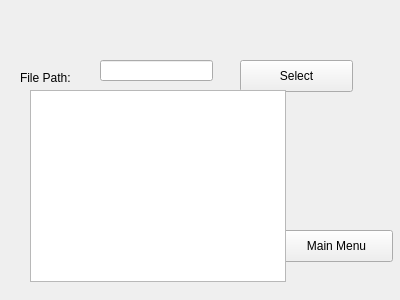
<?xml version="1.0" encoding="UTF-8"?>
<ui version="4.0">
 <class>Widget</class>
 <widget class="QWidget" name="Widget">
  <property name="geometry">
   <rect>
    <x>0</x>
    <y>0</y>
    <width>400</width>
    <height>300</height>
   </rect>
  </property>
  <property name="windowTitle">
   <string>Widget</string>
  </property>
  <widget class="QLineEdit" name="selectedPath">
   <property name="geometry">
    <rect>
     <x>100</x>
     <y>60</y>
     <width>113</width>
     <height>21</height>
    </rect>
   </property>
  </widget>
  <widget class="QPushButton" name="select">
   <property name="geometry">
    <rect>
     <x>240</x>
     <y>60</y>
     <width>113</width>
     <height>32</height>
    </rect>
   </property>
   <property name="text">
    <string>Select</string>
   </property>
  </widget>
  <widget class="QLabel" name="label">
   <property name="geometry">
    <rect>
     <x>20</x>
     <y>70</y>
     <width>60</width>
     <height>16</height>
    </rect>
   </property>
   <property name="text">
    <string>File Path:</string>
   </property>
  </widget>
  <widget class="QPushButton" name="mainMenu">
   <property name="geometry">
    <rect>
     <x>280</x>
     <y>230</y>
     <width>113</width>
     <height>32</height>
    </rect>
   </property>
   <property name="text">
    <string>Main Menu</string>
   </property>
  </widget>
  <widget class="QListWidget" name="displayAddedStudents">
   <property name="geometry">
    <rect>
     <x>30</x>
     <y>90</y>
     <width>256</width>
     <height>192</height>
    </rect>
   </property>
  </widget>
 </widget>
 <layoutdefault spacing="6" margin="11"/>
 <resources/>
 <connections/>
</ui>
